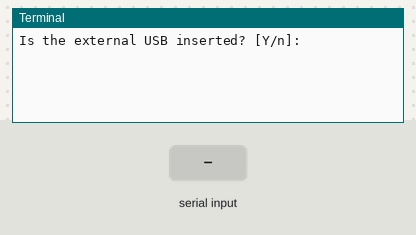
Bench run of a program on a simulated Raspberry Pi (BCM pin numbers). Shown: the last lines printed to the terminal. The test bench sets the inputs (shaded band). The clock reads 2024-03-15 10:24:30 at power-on unless the program sets it; the camera gives no picture and a still takes 0.5 s. At 4.3 s the program stops and its outputs stay as they are.

Above: at 1.2 s.
1.3 s: "Y" typed at the terminal, then Enter
At 2.2 s:
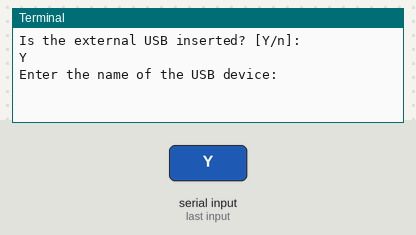
2.8 s: "1" typed at the terminal, then Enter
At 3.3 s:
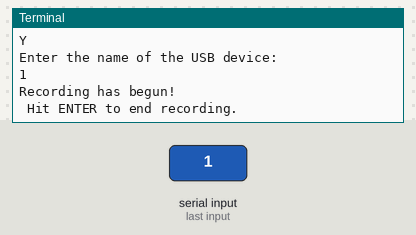
4.3 s: "0" typed at the terminal, then Enter
At 5.5 s:
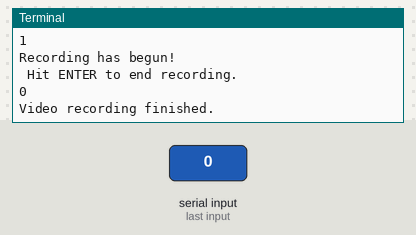

Measured:
- after the input at 1.3 s, the terminal: prints a new line at once (image 1)
- after the input at 2.8 s, the terminal: prints a new line at once (image 2)
- after the input at 4.3 s, the terminal: prints a new line at once (image 3)

The program:

RecordVideo.py
```python
from datetime import datetime
import os
from picamera import PiCamera
from time import sleep
import subprocess

camera = PiCamera()
camera.resolution = (1920, 1080)

usb_answer = input("Is the external USB inserted? [Y/n]: ")
if usb_answer.upper() == "Y":
        usb_name = input("Enter the name of the USB device: ")
	path = "/media/pi/" + usb_name + "/" + datetime.now().strftime('%Y%m%d_%H%M')
else:
	path = "/home/pi/Videos/" + datetime.now().strftime('%Y%m%d_%H:%M')

video_name = path + '.h264'


camera.start_preview()
camera.start_recording(video_name)

print("Recording has begun!")
enter = input("	Hit ENTER to end recording.")
if enter == '':
	camera.stop_recording()
	camera.stop_preview()
print("Video recording finished.")
```
